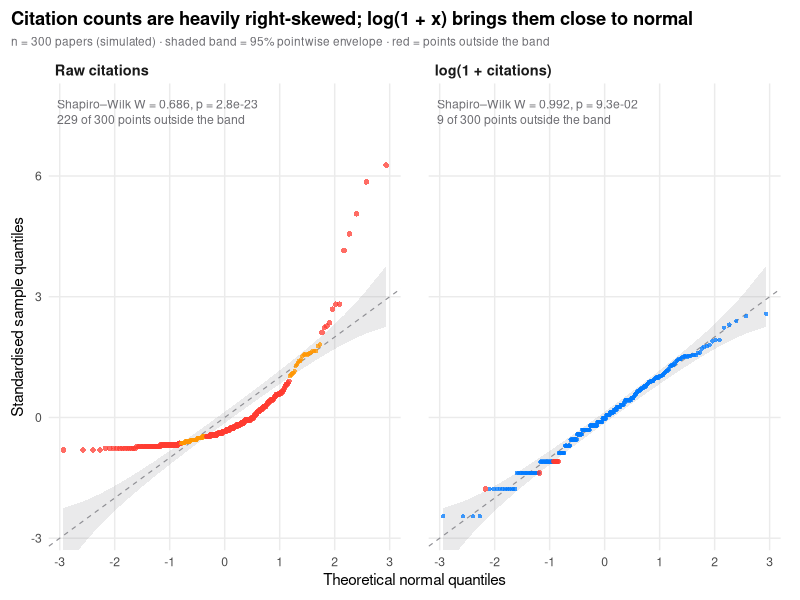

This chart was generated by the following R code:
# Q–Q plot with confidence band: the R equivalent of plot.py
# Simulated data, set in the context of Warin (2021) [warin2021corona]
# R and NumPy draw different random numbers, so the values differ slightly from the Python figure.
library(ggplot2)

set.seed(2021)

# Data: citations per paper, raw and log(1 + x)
citations <- rpois(300, rlnorm(300, 2.5, 1.0))
samples <- list("Raw citations" = citations, "log(1 + citations)" = log1p(citations))

# Normal Q–Q coordinates of one sample, with a 95% pointwise envelope
qq <- function(name) {
  x <- samples[[name]]
  n <- length(x)
  i <- seq_len(n)
  d <- data.frame(panel = name,
                  z = sort((x - mean(x)) / sd(x)),          # standardised sample quantiles
                  theo = qnorm((i - 0.5) / n),              # theoretical normal quantiles
                  # order statistic i of a uniform sample is Beta(i, n - i + 1)
                  lo = qnorm(qbeta(0.025, i, n - i + 1)),
                  hi = qnorm(qbeta(0.975, i, n - i + 1)))
  d$group <- ifelse(d$z < d$lo | d$z > d$hi, "outside", name)
  d
}
d <- do.call(rbind, lapply(names(samples), qq))
d$panel <- factor(d$panel, levels = names(samples))

# One line of statistics per panel
notes <- do.call(rbind, lapply(names(samples), function(name) {
  sw <- shapiro.test(samples[[name]])
  data.frame(panel = factor(name, levels = names(samples)),
             label = sprintf("Shapiro–Wilk W = %.3f, p = %.1e\n%d of %d points outside the band",
                             sw$statistic, sw$p.value,
                             sum(d$group[d$panel == name] == "outside"), length(samples[[name]])))
}))

p <- ggplot(d, aes(theo, z)) +
  geom_ribbon(aes(ymin = lo, ymax = hi), fill = "#8E8E93", alpha = 0.18) +
  geom_abline(intercept = 0, slope = 1, colour = "#8E8E93", linewidth = 0.4, linetype = "dashed") +
  geom_point(aes(colour = group, size = group), alpha = 0.75, stroke = 0) +
  scale_colour_manual(values = c("Raw citations" = "#FF9500", "log(1 + citations)" = "#007AFF",
                                 outside = "#FF3B30"), guide = "none") +
  scale_size_manual(values = c("Raw citations" = 1.5, "log(1 + citations)" = 1.5, outside = 1.9),
                    guide = "none") +
  geom_text(data = notes, aes(x = -3.05, y = 7.9, label = label), hjust = 0, vjust = 1,
            size = 3.1, colour = "#6E6E73", lineheight = 1.05) +
  facet_wrap(~panel) +
  coord_cartesian(xlim = c(-3.2, 3.2), ylim = c(-3.3, 8.3), expand = FALSE) +   # room for the most-cited papers
  labs(title = "Citation counts are heavily right-skewed; log(1 + x) brings them close to normal",
       subtitle = sprintf("n = %d papers (simulated) · shaded band = 95%% pointwise envelope · red = points outside the band",
                          length(citations)),
       x = "Theoretical normal quantiles", y = "Standardised sample quantiles") +
  theme_minimal(base_size = 11) +
  theme(plot.title = element_text(face = "bold"),
        plot.title.position = "plot",
        plot.subtitle = element_text(size = 8.5, colour = "#6E6E73"),
        strip.text = element_text(size = 10.5, face = "bold", hjust = 0),
        panel.grid.minor = element_blank(),
        panel.spacing = unit(1.4, "lines"),
        plot.margin = margin(8, 14, 8, 8))
print(p)
